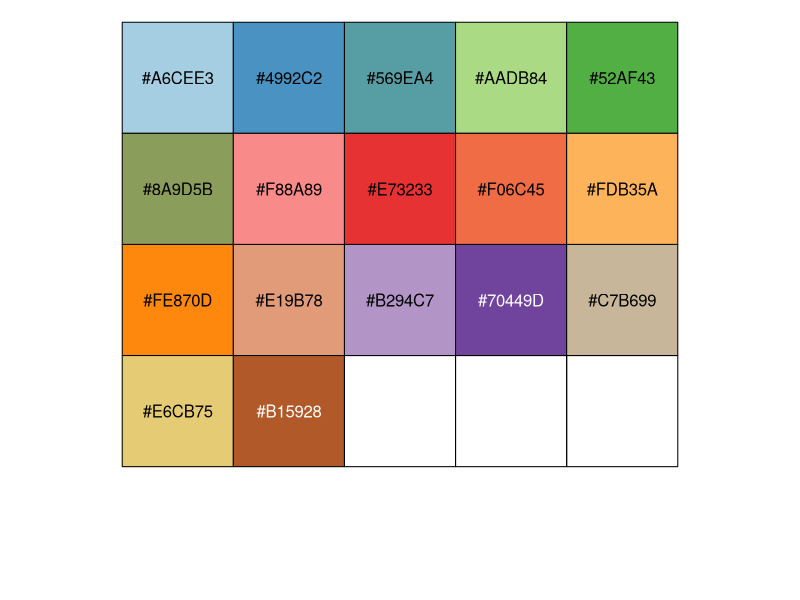
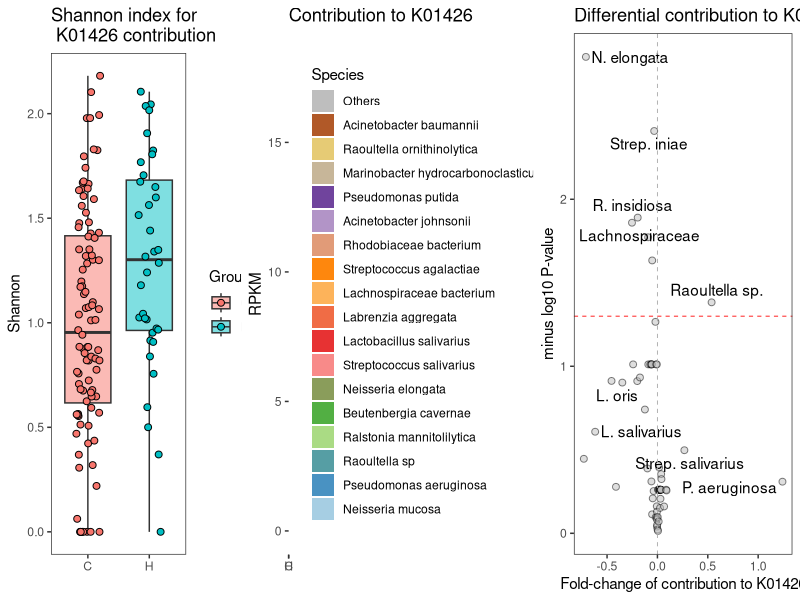

R code for these plots, in order:
library(readxl)

excel_sheets("Fig S7 Source Data.xlsx")


# Figure S7 a ----------------------------
dat <- read_excel("Fig S7 Source Data.xlsx", sheet = "Shannon")
head(dat)
library(ggplot2)

FigS7a <- ggplot(dat) +
  geom_boxplot(aes(x=Group,y=Shannon,fill=Group),alpha=0.5,outlier.shape = NA) +
  geom_jitter(aes(x=Group,y=Shannon,fill=Group),shape=21, width = 0.2,size=2) +
  theme_bw() + theme(panel.grid = element_blank())+
  xlab("") + ggtitle("Shannon index for \n K01426 contribution")

# wilcox
w=wilcox.test(Shannon~Group,data = dat)
w$p.value  #0.006


# Figure S7 b ----------------------------
dat <- read_excel("Fig S7 Source Data.xlsx", sheet = "Contribution")
colnames(dat)[1] <- "Species"

library(RColorBrewer)
nb.cols = 17
mycolors <- colorRampPalette(brewer.pal(12, "Paired"))(nb.cols)
library(scales)
show_col(mycolors)


# rank
species_rank <- c(dat$Species[dat$Species != "Others"],"Others")


dat <- reshape2::melt(dat, id.var="Species")
dat$Species <- factor(dat$Species, levels = rev(species_rank))

FigS7b <- ggplot(dat) +
  geom_col(aes(x=variable,y=value,fill=Species))+
  scale_fill_manual(values = c("gray",rev(mycolors)))+
  theme_bw() + theme(panel.grid = element_blank())+
  xlab("") + ylab("RPKM")+ ggtitle("Contribution to K01426")



# Figure S7c ------------------------------------
dat <- read_excel("Fig S7 Source Data.xlsx", sheet = "Differential contribution")
colnames(dat)[1] <- "Species"

library(ggrepel)
FigS7c <- ggplot(dat) +
  geom_point(aes(x=FC, y=log10P), size=2, alpha=0.5, fill="gray", shape=21)+
  theme_bw() + theme(panel.grid = element_blank())+
  geom_text_repel(aes(x=FC, y=log10P, label=Label)) +
  geom_hline(yintercept = 1.3, color="red", size=0.3, linetype="dashed")+
  geom_vline(xintercept = 0, color="darkgray", size=0.3, linetype="dashed")+
  xlab("Fold-change of contribution to K01426") + ylab("minus log10 P-value") + 
  ggtitle("Differential contribution to K01426")


library(ggpubr)
FigS7 <- ggarrange(FigS7a, FigS7b, FigS7c,ncol = 3)
FigS7
